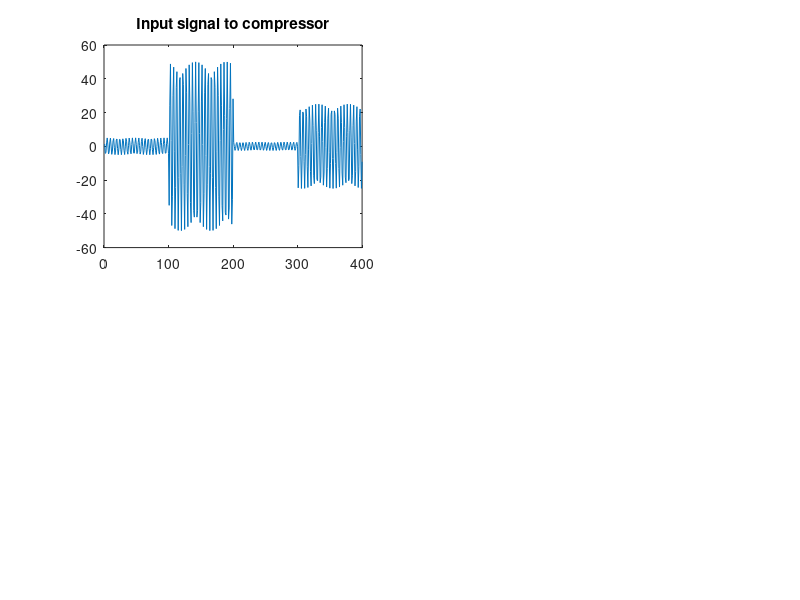

MATLAB code for this plot: (Note: this script raises an error after producing the figure.)
% Code used to generate diagrams for 
% Figure 3, "Simulation of a Basic Compressor"
% Authored by KC Lee
% Dan@zip.com.au


%----------------------------
% SIGNAL 'Source'/Input:
%	Create an arbitrary periodic tone-burst signal with varying 
%	step amplitudes (A1 - A4). Signal Is 400 Samples large.

nn=[1:400];
%for nn between certain values, want the amplititude to vary
A1 = 5  * (nn>=1   & nn<=100);
A2 = 50    * (nn>=101 & nn<=200);
A3 = 2.5 * (nn>=201 & nn<=300);
A4 = 25    * (nn>=301 & nn<=400);
An = A1 + A2 + A3 + A4;

initw=0.5;
disp('Default w at 0.5');
w=input('Enter new w  : ');
if (w==[])
	w=initw;
end

periodic=cos(w*nn);
X=An.*periodic;
subplot(2,2,1);plot(X);title('Input signal to compressor')
replot

%----------------------------
% ENVELOPE DETECTOR  C(n):
% 	C(n)=lamda*C(n-1) + (1-lamda)*C(n)
% lamda is proportional to the risetime/transient of the control signal
% hence it is directly proportional to attack/release times
% lamda=0 for instantaneous peak detector


% lamda is initially assumed to be 0.9 but this subsection 
% of code allows you to play around with the value
	initlamda=0.9;
	disp('Default lamda set to 0.9')
	lamda=input('Enter new lamda value : ');
	if (lamda==[])			%to change lamda value
		lamda=initlamda		%press enter to use default
	end


C(1)=(1-lamda)*abs(X(1));
n=2;
    for n=2:400
	C(n)=lamda*C(n-1) + (1-lamda)*abs(X(n));
    end

subplot(2,2,2);plot(C);title('Level detector output')
replot

%----------------------------
% GAIN PROCESSOR  G(n)
%	 G(n) 	= (C(n)/C0).^(p-1)   	,if C(n) >= C0
%		= 1			,if C(n) <  c0
% c0 = desired threshold
% G(n) is the gain (adaptive)


% c0 is initially assumed to be 10 but this subsection 
% of code allows you to play around with the value
	initc0 = 10;
	disp('Default threshold set to 10')
	c0=input('Enter new c0 value : ');
	if (c0==[])
		c0=initc0;
	end

% p is the compression ratio
% p > 1 for expander, p < 1 for compressor, p = 1 for unity
% p is initially set to 0.5 but this subsection 
% of code allows you to play around with the value
	initp  = .5;     	
	disp('Default p set to 0.5');
	p=input('Enter new p value : ');     %press enter to use default
	if (p==[])
		p=initp;
	end

n=1;
   for n=1:400;
	if C(n) >= c0
	    	G(n) = (C(n)/c0).^(p-1);
	else
	    	G(n) = 1;
	end
   end

subplot(2,2,3);plot(G);title('Gain processor output')
replot

%----------------------------
%OUTPUT Y2(n)
Y=G.*X';
%subplot(2,2,3); plot(Y);


%DELAY
%introduce delay, d, to signal X to compensate for for processing time in processed path
% Y(n)=G(n).X(n-d)
% This should reduce overshoots

% d is initially assumed to be 1 to simulate NO delay. However, subsection 
% of code allows you to play around with the value
	initd=1;   		
	disp('Default delay for compressor set to 1')
	d=input('Enter new delay value : ');
	if (d==[])
		d=initd
	end

% I have assumed that the initial output of the compressor will 
% be based on the first sample of the input signal (no good reason)
n=1;
for n=1:d
	Y2(n)=G(n)*X(1);
end
for n=d+1:400
	Y2(n)=G(n)*X(n-d);
end
subplot(2,2,4);plot(Y2);title('Output of compressor');
replot
